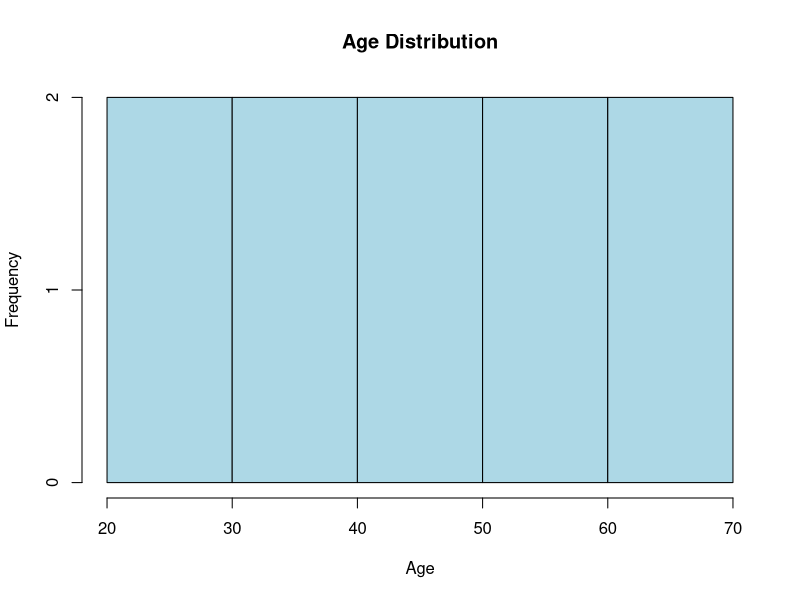

Write the R code that produced this figure.
# Data
age <- c(25, 30, 35, 40, 45, 50, 55, 60, 65, 70)

# Histogram with frequency on y-axis
hist(age, 
     main="Age Distribution",
     xlab="Age", 
     ylab="Frequency",  # Adding y-axis label for clarity
     col="lightblue", 
     border="black")
